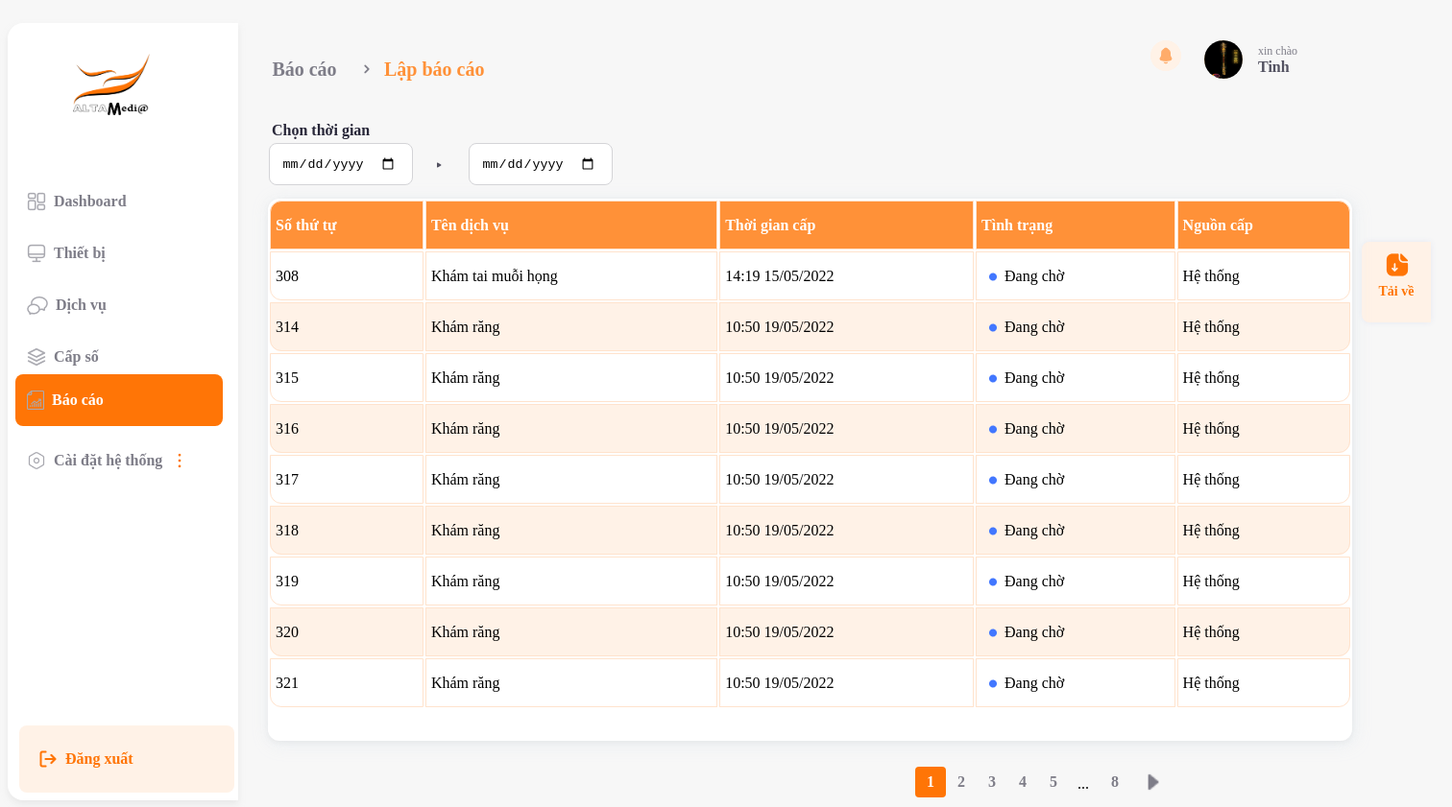
Screenshot of /dashboard/report.php (signed in) with the database file from the repository.
### tables this page shows
CREATE TABLE `user` (
  `userID` int(11) NOT NULL,
  `name` varchar(50) NOT NULL,
  `username` varchar(50) NOT NULL,
  `phone` int(13) NOT NULL,
  `pw` varchar(50) NOT NULL,
  `email` varchar(50) NOT NULL,
  `status` varchar(50) NOT NULL,
  `picture` varchar(255) NOT NULL,
  `roleID` int(11) NOT NULL
);

CREATE TABLE `progression` (
  `progressID` int(11) NOT NULL,
  `customerName` varchar(50) NOT NULL,
  `sellDate` datetime NOT NULL,
  `useDate` datetime NOT NULL,
  `status` varchar(50) NOT NULL,
  `supply` varchar(50) NOT NULL,
  `phone` int(13) NOT NULL,
  `email` varchar(50) NOT NULL,
  `serviceID` int(11) NOT NULL,
  `stt_progress` int(11) NOT NULL
);

CREATE TABLE `service` (
  `serviceID` int(11) NOT NULL,
  `serviceName` varchar(50) NOT NULL,
  `descriptive` varchar(255) NOT NULL,
  `serviceStatus` varchar(50) NOT NULL,
  `serviceDate` datetime NOT NULL,
  `prefix_id` varchar(30) NOT NULL,
  `surfix_id` varchar(30) NOT NULL,
  `stt_service` int(11) NOT NULL
);

### dashboard/report.php (shortened to what this page needs)
<?php
require '../function/function_nofication.php';
$conn = connect_db();
if (isset($_SESSION['admin_login'])) {
    if (isset($_SESSION['userID'])) {
        $id = $_SESSION['userID'];
        $sql = "SELECT * FROM user where userID = '$id'";
        $result = mysqli_query($conn, $sql);
        if (mysqli_num_rows($result) > 0) {
            $row = mysqli_fetch_assoc($result);
            $name = $row['name'];
            $picture = $row['picture'];
        } else {
            header("location:../logout.php");
            exit;
        }
    }
?>
    <!DOCTYPE html>
    <html lang="en">
    <head>
        <link href="../css/dashboard.css" rel="stylesheet">
    </head>
    <body>
        <header>
            <div id="topbar">
                <p class="text1">Báo cáo</p>
                <img src="../picture/component/u_angle-right.png" alt="" class="angle">
                <p class="topbar">Lập báo cáo</p>
            </div>
            <div>
                <div class="popup" onclick="myFunction()">
                    <img src="../picture/component/nofication.png" alt="nofication" class="nofication" id="myNofication">
                </div>
            </div>
            <a href="info.php">
                <div id="info">
                    <p class="hello">xin chào</p>
                    <p class="header username"><?php echo $name ?></p>
                    <img src="<?php echo "../picture/avatar/" . $picture ?>" alt="smallpicture" class="picinfo">
                </div>
            </a>
        </header>
        <div class="userlog date">
            <p>Chọn thời gian</p>
            <form action="" method="POST">
                <input type="date" class="userlog datestart" name="start_date">
                <img src="../picture/component/arrow-right.png" alt="">
                <input type="date" class="userlog dateend" name="end_date" onchange="form.submit()">
            </form>
        </div>
        <div class="export">
            <label for="export">
                <img src="../picture/component/document-download.png" alt="">
                <p>Tải về</p>
                <form action="../function/download_report.php" class="export" method="POST">
                </form>
            </label>
        </div>
        <ul>
            <img src="../picture/Logo alta.png" alt="logo" class="logo">
            <li><a href="../dashboard/index.php" class="dashboard"><img src="../picture/component/dashboard.png" alt="dashboard">
                    Dashboard</a>
            </li>
            <li><a href="../dashboard/monitor.php" class="monitor"><img src="../picture/component/monitor.png" alt="monitor">Thiết
                    bị</a></li>
            <li><a href="../dashboard/service.php" class="service"><img src="../picture/component/service.png" alt="service">Dịch vụ</a></li>
            <li><a href="../dashboard/progression.php" class="progression"><img src="../picture/component/progression.png" alt="progression">Cấp
                    số</a>
            </li>
            <li><a href="../dashboard/report.php" id="report"><img src="../picture/component/report.png" alt="report">Báo
                    cáo</a></li>
            <li class="setting"><a href="" class="setting"><img src="../picture/component/setting.png" alt="setting">Cài đặt
                    hệ
                    thống<img src="../picture/component/dropdown.png" alt="dropdown"></a>
            </li>
            <li><a href="../logout.php" class="logout"><img src="../picture/component/logout.png" alt="logout">Đăng
                    xuất</a>
            </li>
        </ul>
        <main id="report_page" class="importance">
            <table style="width:100%" class="tablemonitor">
                <tr>
                    <th class="start">Số thứ tự</th>
                    <th>Tên dịch vụ</th>
                    <th>Thời gian cấp</th>
                    <th>Tình trạng</th>
                    <th class="end">Nguồn cấp</th>
                </tr>
                <?php
                $sql_pagination = 'SELECT count(progressID) as total from progression';
                $result_pagination = mysqli_query($conn, $sql_pagination);
                $row_pagination = mysqli_fetch_assoc($result_pagination);
                $total_records = $row_pagination['total'];
                $current_page = isset($_GET['page']) ? $_GET['page'] : 1;
                $limit = 9;
                $total_page = ceil($total_records / $limit);
                $start = ($current_page - 1) * $limit;
                if (isset($_POST['start_date']) && isset($_POST['end_date'])) {
                    $start_date_format = date("Y-m-d 00:00:00", strtotime($_POST['start_date']));
                    $end_date_format = date("Y-m-d 23:59:00", strtotime($_POST['end_date']));
                    if (empty($start_date_format && $end_date_format)) {
                        $query = "SELECT * FROM progression LIMIT $start, $limit";
                    } else {
                        $query = "SELECT * FROM `progression` WHERE `sellDate` BETWEEN '$start_date_format' AND '$end_date_format' LIMIT $start, $limit";
                    }
                } else {
                    $query = "SELECT * FROM progression LIMIT $start, $limit";
                }
                $result_list = mysqli_query($conn, $query);
                if (mysqli_num_rows($result_list) > 0) {
                    while ($row_progress = mysqli_fetch_assoc($result_list)) {
                        $progressID = $row_progress['progressID'];
                        $sell_date = date_create($row_progress['sellDate']);
                        $sell_date_format = date_format($sell_date, "H:i d/m/Y");
                        $status = $row_progress['status'];
                        $supply = $row_progress['supply'];
                        $serviceID = $row_progress['serviceID'];
                        $sql_service = "SELECT serviceName FROM progression, service WHERE $serviceID = service.serviceID";
                        $query_service = mysqli_query($conn, $sql_service);
                        while ($row_service = mysqli_fetch_assoc($query_service)) {
                            $serviceName = $row_service['serviceName'];
                        }
                        $waiting = '<img src="../picture/component/EllipseBlue.png" alt="active">';
                        $done = '<img src="../picture/component/EllipseGray.png" alt="active">';
                        $pass = '<img src="../picture/component/EllipseRed.png" alt="active">';
                        if ($status == "Đang chờ") {
                            $status_master = $waiting . $status;
                        } elseif ($status == "Đã sử dụng") {
                            $status_master = $done . $status;
                        } else {
                            $status_master = $pass . $status;
                        }
                ?>
                        <tr>
                            <td id="start"><?php echo $progressID; ?></td>
                            <td><?php echo $serviceName; ?></td>
                            <td><?php echo $sell_date_format; ?></td>
                            <td><?php echo $status_master; ?></td>
                            <td id="end"><?php echo $supply; ?></td>
                        </tr>
                <?php }
                }
                ?>
            </table>
        </main>
        <div class="pagination">
            <?php
            for ($i = 1; $i <= 5; $i++) {
                if ($i == $current_page) {
                    echo '<span class="pagination-active">' . $i . '</span> ';
                } else {
                    echo '<a class="pagination-box" href="report.php?page=' . $i . '">' . $i . '</a> ';
                }
            }
            echo "<a class='less'> ... </a>";
            echo '<a class="pagination-box" href="report.php?page=' . $total_page . '">' . $total_page . '</a> ';
            if ($current_page < $total_page && $total_page > 1) {
                echo '<a class="pagination-box" href="report.php?page=' . ($current_page + 1) . '"><img class="pagination-img" src="../picture/component/fi_right.png" alt="right"></a>';
            }
            ?>
        </div>
    <?php
} else if (isset($_SESSION['user_login'])) {
    header("location:../user/index.php");
} else {
    header("location:../index.php");
}
    ?>
    </body>
    </html>

### rows the page displays
user: name "Tinh", picture (picture)
progression: progressID "308", serviceID.serviceName "Khám tai muỗi họng", sellDate "14:19 15/05/2022", status "Đang chờ", supply "Hệ thống"
progression: progressID "314", serviceID.serviceName "Khám răng", sellDate "10:50 19/05/2022", status "Đang chờ", supply "Hệ thống"
progression: progressID "315", serviceID.serviceName "Khám răng", sellDate "10:50 19/05/2022", status "Đang chờ", supply "Hệ thống"
progression: progressID "316", serviceID.serviceName "Khám răng", sellDate "10:50 19/05/2022", status "Đang chờ", supply "Hệ thống"
progression: progressID "317", serviceID.serviceName "Khám răng", sellDate "10:50 19/05/2022", status "Đang chờ", supply "Hệ thống"
progression: progressID "318", serviceID.serviceName "Khám răng", sellDate "10:50 19/05/2022", status "Đang chờ", supply "Hệ thống"
progression: progressID "319", serviceID.serviceName "Khám răng", sellDate "10:50 19/05/2022", status "Đang chờ", supply "Hệ thống"
progression: progressID "320", serviceID.serviceName "Khám răng", sellDate "10:50 19/05/2022", status "Đang chờ", supply "Hệ thống"
progression: progressID "321", serviceID.serviceName "Khám răng", sellDate "10:50 19/05/2022", status "Đang chờ", supply "Hệ thống"

### other values shown
$total_page "8"
